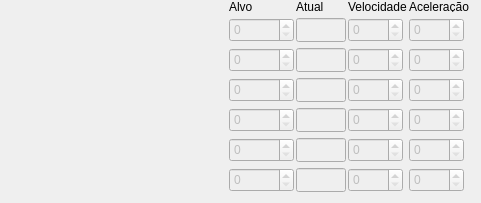
      <widget class="QWidget" name="tabLarguraDePulso">
       <attribute name="title">
        <string>Largura de pulso (us)</string>
       </attribute>
       <widget class="QWidget" name="layoutWidget">
        <property name="geometry">
         <rect>
          <x>227</x>
          <y>1</y>
          <width>245</width>
          <height>193</height>
         </rect>
        </property>
        <layout class="QGridLayout" name="gridLayout">
         <property name="horizontalSpacing">
          <number>0</number>
         </property>
         <property name="verticalSpacing">
          <number>6</number>
         </property>
         <item row="0" column="0">
          <widget class="QLabel" name="lblAlvo">
           <property name="minimumSize">
            <size>
             <width>0</width>
             <height>11</height>
            </size>
           </property>
           <property name="maximumSize">
            <size>
             <width>70</width>
             <height>11</height>
            </size>
           </property>
           <property name="text">
            <string>Alvo</string>
           </property>
          </widget>
         </item>
         <item row="0" column="1">
          <widget class="QLabel" name="lblAtual">
           <property name="minimumSize">
            <size>
             <width>0</width>
             <height>11</height>
            </size>
           </property>
           <property name="maximumSize">
            <size>
             <width>70</width>
             <height>11</height>
            </size>
           </property>
           <property name="text">
            <string>Atual</string>
           </property>
          </widget>
         </item>
         <item row="0" column="2">
          <widget class="QLabel" name="lblVelocidade">
           <property name="minimumSize">
            <size>
             <width>0</width>
             <height>11</height>
            </size>
           </property>
           <property name="maximumSize">
            <size>
             <width>70</width>
             <height>11</height>
            </size>
           </property>
           <property name="text">
            <string>Velocidade</string>
           </property>
          </widget>
         </item>
         <item row="0" column="3">
          <widget class="QLabel" name="lblAceleracao">
           <property name="minimumSize">
            <size>
             <width>0</width>
             <height>11</height>
            </size>
           </property>
           <property name="maximumSize">
            <size>
             <width>16777215</width>
             <height>11</height>
            </size>
           </property>
           <property name="text">
            <string>Aceleração</string>
           </property>
          </widget>
         </item>
         <item row="1" column="0">
          <widget class="QSpinBox" name="spnJ0Alvo">
           <property name="enabled">
            <bool>false</bool>
           </property>
           <property name="minimumSize">
            <size>
             <width>65</width>
             <height>24</height>
            </size>
           </property>
           <property name="maximumSize">
            <size>
             <width>65</width>
             <height>24</height>
            </size>
           </property>
           <property name="accelerated">
            <bool>true</bool>
           </property>
           <property name="keyboardTracking">
            <bool>false</bool>
           </property>
           <property name="maximum">
            <number>9999</number>
           </property>
          </widget>
         </item>
         <item row="1" column="1">
          <widget class="QLineEdit" name="edtJ0Atual">
           <property name="enabled">
            <bool>false</bool>
           </property>
           <property name="sizePolicy">
            <sizepolicy hsizetype="Preferred" vsizetype="Fixed">
             <horstretch>0</horstretch>
             <verstretch>0</verstretch>
            </sizepolicy>
           </property>
           <property name="minimumSize">
            <size>
             <width>50</width>
             <height>24</height>
            </size>
           </property>
           <property name="maximumSize">
            <size>
             <width>50</width>
             <height>24</height>
            </size>
           </property>
           <property name="text">
            <string/>
           </property>
          </widget>
         </item>
         <item row="1" column="2">
          <widget class="QSpinBox" name="spnJ0Vel">
           <property name="enabled">
            <bool>false</bool>
           </property>
           <property name="minimumSize">
            <size>
             <width>55</width>
             <height>24</height>
            </size>
           </property>
           <property name="maximumSize">
            <size>
             <width>55</width>
             <height>24</height>
            </size>
           </property>
           <property name="keyboardTracking">
            <bool>false</bool>
           </property>
           <property name="maximum">
            <number>9999</number>
           </property>
          </widget>
         </item>
         <item row="1" column="3">
          <widget class="QSpinBox" name="spnJ0Acl">
           <property name="enabled">
            <bool>false</bool>
           </property>
           <property name="minimumSize">
            <size>
             <width>55</width>
             <height>24</height>
            </size>
           </property>
           <property name="maximumSize">
            <size>
             <width>55</width>
             <height>24</height>
            </size>
           </property>
           <property name="keyboardTracking">
            <bool>false</bool>
           </property>
           <property name="maximum">
            <number>9999</number>
           </property>
          </widget>
         </item>
         <item row="2" column="0">
          <widget class="QSpinBox" name="spnJ1Alvo">
           <property name="enabled">
            <bool>false</bool>
           </property>
           <property name="minimumSize">
            <size>
             <width>65</width>
             <height>24</height>
            </size>
           </property>
           <property name="maximumSize">
            <size>
             <width>65</width>
             <height>24</height>
            </size>
           </property>
           <property name="accelerated">
            <bool>true</bool>
           </property>
           <property name="keyboardTracking">
            <bool>false</bool>
           </property>
           <property name="maximum">
            <number>9999</number>
           </property>
          </widget>
         </item>
         <item row="2" column="1">
          <widget class="QLineEdit" name="edtJ1Atual">
           <property name="enabled">
            <bool>false</bool>
           </property>
           <property name="sizePolicy">
            <sizepolicy hsizetype="Preferred" vsizetype="Fixed">
             <horstretch>0</horstretch>
             <verstretch>0</verstretch>
            </sizepolicy>
           </property>
           <property name="minimumSize">
            <size>
             <width>50</width>
             <height>24</height>
            </size>
           </property>
           <property name="maximumSize">
            <size>
             <width>50</width>
             <height>24</height>
            </size>
           </property>
           <property name="text">
            <string/>
           </property>
          </widget>
         </item>
         <item row="2" column="2">
          <widget class="QSpinBox" name="spnJ1Vel">
           <property name="enabled">
            <bool>false</bool>
           </property>
           <property name="minimumSize">
            <size>
             <width>55</width>
             <height>24</height>
            </size>
           </property>
           <property name="maximumSize">
            <size>
             <width>55</width>
             <height>24</height>
            </size>
           </property>
           <property name="keyboardTracking">
            <bool>false</bool>
           </property>
           <property name="maximum">
            <number>9999</number>
           </property>
          </widget>
         </item>
         <item row="2" column="3">
          <widget class="QSpinBox" name="spnJ1Acl">
           <property name="enabled">
            <bool>false</bool>
           </property>
           <property name="minimumSize">
            <size>
             <width>55</width>
             <height>24</height>
            </size>
           </property>
           <property name="maximumSize">
            <size>
             <width>55</width>
             <height>24</height>
            </size>
           </property>
           <property name="keyboardTracking">
            <bool>false</bool>
           </property>
           <property name="maximum">
            <number>9999</number>
           </property>
          </widget>
         </item>
         <item row="3" column="0">
          <widget class="QSpinBox" name="spnJ2Alvo">
           <property name="enabled">
            <bool>false</bool>
           </property>
           <property name="minimumSize">
            <size>
             <width>65</width>
             <height>24</height>
            </size>
           </property>
           <property name="maximumSize">
            <size>
             <width>65</width>
             <height>24</height>
            </size>
           </property>
           <property name="accelerated">
            <bool>true</bool>
           </property>
           <property name="keyboardTracking">
            <bool>false</bool>
           </property>
           <property name="maximum">
            <number>9999</number>
           </property>
          </widget>
         </item>
         <item row="3" column="1">
          <widget class="QLineEdit" name="edtJ2Atual">
           <property name="enabled">
            <bool>false</bool>
           </property>
           <property name="sizePolicy">
            <sizepolicy hsizetype="Preferred" vsizetype="Fixed">
             <horstretch>0</horstretch>
             <verstretch>0</verstretch>
            </sizepolicy>
           </property>
           <property name="minimumSize">
            <size>
             <width>50</width>
             <height>24</height>
            </size>
           </property>
           <property name="maximumSize">
            <size>
             <width>50</width>
             <height>24</height>
            </size>
           </property>
           <property name="text">
            <string/>
           </property>
          </widget>
         </item>
         <item row="3" column="2">
          <widget class="QSpinBox" name="spnJ2Vel">
           <property name="enabled">
            <bool>false</bool>
           </property>
           <property name="minimumSize">
            <size>
             <width>55</width>
             <height>24</height>
            </size>
           </property>
           <property name="maximumSize">
            <size>
             <width>55</width>
             <height>24</height>
            </size>
           </property>
           <property name="keyboardTracking">
            <bool>false</bool>
           </property>
           <property name="maximum">
            <number>9999</number>
           </property>
          </widget>
         </item>
         <item row="3" column="3">
          <widget class="QSpinBox" name="spnJ2Acl">
           <property name="enabled">
            <bool>false</bool>
           </property>
           <property name="minimumSize">
            <size>
             <width>55</width>
             <height>24</height>
            </size>
           </property>
           <property name="maximumSize">
            <size>
             <width>55</width>
             <height>24</height>
            </size>
           </property>
           <property name="keyboardTracking">
            <bool>false</bool>
           </property>
           <property name="maximum">
            <number>9999</number>
           </property>
          </widget>
         </item>
         <item row="4" column="0">
          <widget class="QSpinBox" name="spnJ3Alvo">
           <property name="enabled">
            <bool>false</bool>
           </property>
           <property name="minimumSize">
            <size>
             <width>65</width>
             <height>24</height>
            </size>
           </property>
           <property name="maximumSize">
            <size>
             <width>65</width>
             <height>24</height>
            </size>
           </property>
           <property name="accelerated">
            <bool>true</bool>
           </property>
           <property name="keyboardTracking">
            <bool>false</bool>
           </property>
           <property name="maximum">
            <number>9999</number>
           </property>
          </widget>
         </item>
         <item row="4" column="1">
          <widget class="QLineEdit" name="edtJ3Atual">
           <property name="enabled">
            <bool>false</bool>
           </property>
           <property name="sizePolicy">
            <sizepolicy hsizetype="Preferred" vsizetype="Fixed">
             <horstretch>0</horstretch>
             <verstretch>0</verstretch>
            </sizepolicy>
           </property>
           <property name="minimumSize">
            <size>
             <width>50</width>
             <height>24</height>
            </size>
           </property>
           <property name="maximumSize">
            <size>
             <width>50</width>
             <height>24</height>
            </size>
           </property>
           <property name="text">
            <string/>
           </property>
          </widget>
         </item>
         <item row="4" column="2">
          <widget class="QSpinBox" name="spnJ3Vel">
           <property name="enabled">
            <bool>false</bool>
           </property>
           <property name="minimumSize">
            <size>
             <width>55</width>
             <height>24</height>
            </size>
           </property>
           <property name="maximumSize">
            <size>
             <width>55</width>
             <height>24</height>
            </size>
           </property>
           <property name="keyboardTracking">
            <bool>false</bool>
           </property>
           <property name="maximum">
            <number>9999</number>
           </property>
          </widget>
         </item>
         <item row="4" column="3">
          <widget class="QSpinBox" name="spnJ3Acl">
           <property name="enabled">
            <bool>false</bool>
           </property>
           <property name="minimumSize">
            <size>
             <width>55</width>
             <height>24</height>
            </size>
           </property>
           <property name="maximumSize">
            <size>
             <width>55</width>
             <height>24</height>
            </size>
           </property>
           <property name="keyboardTracking">
            <bool>false</bool>
           </property>
           <property name="maximum">
            <number>9999</number>
           </property>
          </widget>
         </item>
         <item row="5" column="0">
          <widget class="QSpinBox" name="spnJ4Alvo">
           <property name="enabled">
            <bool>false</bool>
           </property>
           <property name="minimumSize">
            <size>
             <width>65</width>
             <height>24</height>
            </size>
           </property>
           <property name="maximumSize">
            <size>
             <width>65</width>
             <height>24</height>
            </size>
           </property>
           <property name="accelerated">
            <bool>true</bool>
           </property>
           <property name="keyboardTracking">
            <bool>false</bool>
           </property>
           <property name="maximum">
            <number>9999</number>
           </property>
          </widget>
         </item>
         <item row="5" column="1">
          <widget class="QLineEdit" name="edtJ4Atual">
           <property name="enabled">
            <bool>false</bool>
           </property>
           <property name="sizePolicy">
            <sizepolicy hsizetype="Preferred" vsizetype="Fixed">
             <horstretch>0</horstretch>
             <verstretch>0</verstretch>
            </sizepolicy>
           </property>
           <property name="minimumSize">
            <size>
             <width>50</width>
             <height>24</height>
            </size>
           </property>
           <property name="maximumSize">
            <size>
             <width>50</width>
             <height>24</height>
            </size>
           </property>
           <property name="text">
            <string/>
           </property>
          </widget>
         </item>
         <item row="5" column="2">
          <widget class="QSpinBox" name="spnJ4Vel">
           <property name="enabled">
            <bool>false</bool>
           </property>
           <property name="minimumSize">
            <size>
             <width>55</width>
             <height>24</height>
            </size>
           </property>
           <property name="maximumSize">
            <size>
             <width>55</width>
             <height>24</height>
            </size>
           </property>
           <property name="keyboardTracking">
            <bool>false</bool>
           </property>
           <property name="maximum">
            <number>9999</number>
           </property>
          </widget>
         </item>
         <item row="5" column="3">
          <widget class="QSpinBox" name="spnJ4Acl">
           <property name="enabled">
            <bool>false</bool>
           </property>
           <property name="minimumSize">
            <size>
             <width>55</width>
             <height>24</height>
            </size>
           </property>
           <property name="maximumSize">
            <size>
             <width>55</width>
             <height>24</height>
            </size>
           </property>
           <property name="keyboardTracking">
            <bool>false</bool>
           </property>
           <property name="maximum">
            <number>9999</number>
           </property>
          </widget>
         </item>
         <item row="6" column="0">
          <widget class="QSpinBox" name="spnGRAlvo">
           <property name="enabled">
            <bool>false</bool>
           </property>
           <property name="minimumSize">
            <size>
             <width>65</width>
             <height>24</height>
            </size>
           </property>
           <property name="maximumSize">
            <size>
             <width>65</width>
             <height>24</height>
            </size>
           </property>
           <property name="accelerated">
            <bool>true</bool>
           </property>
           <property name="keyboardTracking">
            <bool>false</bool>
           </property>
           <property name="maximum">
            <number>9999</number>
           </property>
          </widget>
         </item>
         <item row="6" column="1">
          <widget class="QLineEdit" name="edtGRAtual">
           <property name="enabled">
            <bool>false</bool>
           </property>
           <property name="sizePolicy">
            <sizepolicy hsizetype="Preferred" vsizetype="Fixed">
             <horstretch>0</horstretch>
             <verstretch>0</verstretch>
            </sizepolicy>
           </property>
           <property name="minimumSize">
            <size>
             <width>50</width>
             <height>24</height>
            </size>
           </property>
           <property name="maximumSize">
            <size>
             <width>50</width>
             <height>24</height>
            </size>
           </property>
           <property name="text">
            <string/>
           </property>
          </widget>
         </item>
         <item row="6" column="2">
          <widget class="QSpinBox" name="spnGRVel">
           <property name="enabled">
            <bool>false</bool>
           </property>
           <property name="minimumSize">
            <size>
             <width>55</width>
             <height>24</height>
            </size>
           </property>
           <property name="maximumSize">
            <size>
             <width>55</width>
             <height>24</height>
            </size>
           </property>
           <property name="keyboardTracking">
            <bool>false</bool>
           </property>
           <property name="maximum">
            <number>9999</number>
           </property>
          </widget>
         </item>
         <item row="6" column="3">
          <widget class="QSpinBox" name="spnGRAcl">
           <property name="enabled">
            <bool>false</bool>
           </property>
           <property name="minimumSize">
            <size>
             <width>55</width>
             <height>24</height>
            </size>
           </property>
           <property name="maximumSize">
            <size>
             <width>55</width>
             <height>24</height>
            </size>
           </property>
           <property name="keyboardTracking">
            <bool>false</bool>
           </property>
           <property name="maximum">
            <number>9999</number>
           </property>
          </widget>
         </item>
        </layout>
       </widget>
      </widget>
